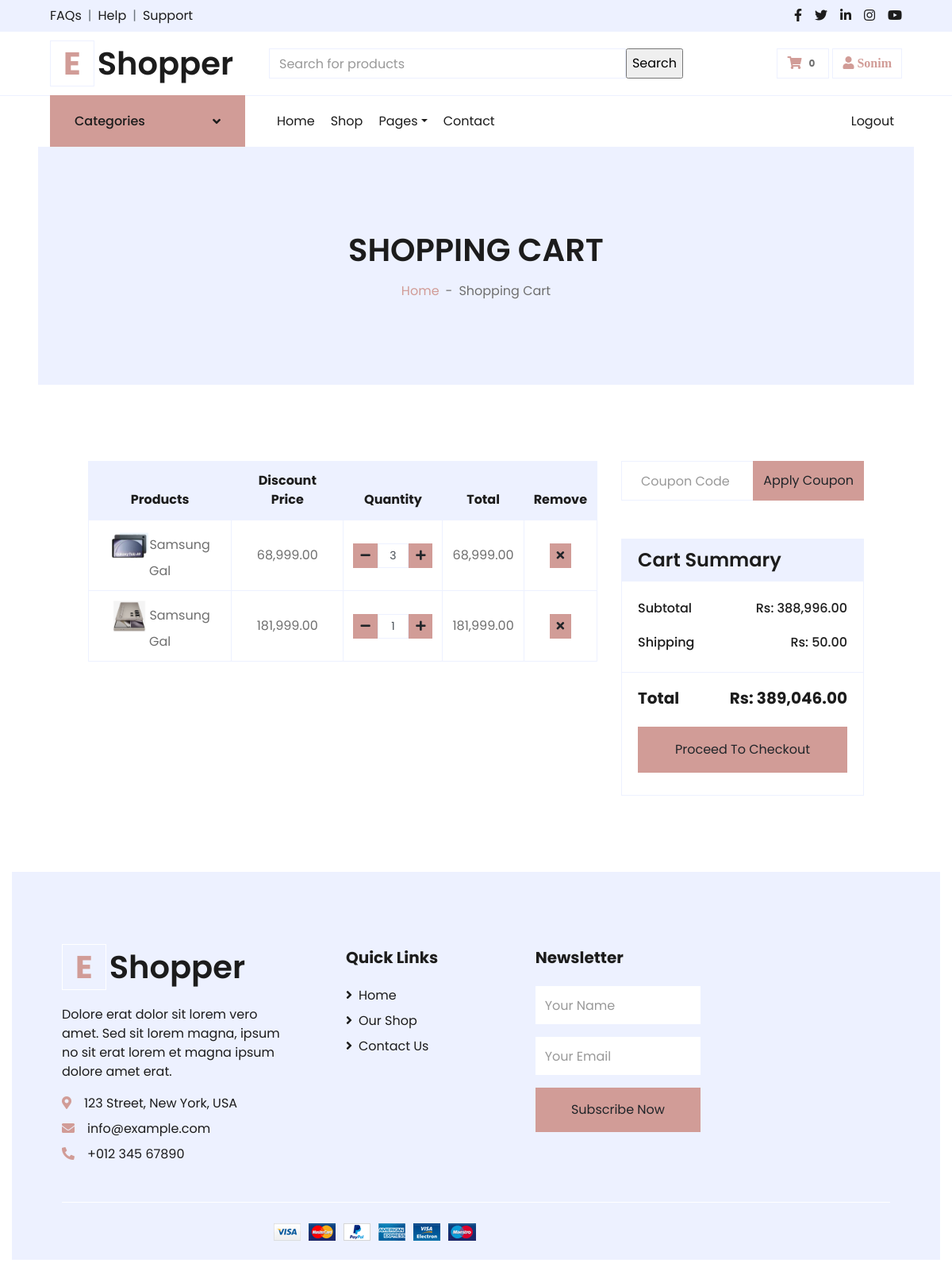
/shoppingCart/samsung-galaxy-s24-ultra (signed in), run on the app's committed database.
### home/models.py (models this page shows, shortened)
class Cart(models.Model):
    user = models.ForeignKey(User,on_delete=models.CASCADE,related_name='user_cart')
    product = models.ForeignKey(Product,on_delete=models.CASCADE,related_name='cart_product')
    quantity = models.PositiveIntegerField(default=1)

class Product(models.Model):
    product_name = models.CharField(max_length=100)
    selling_price = models.PositiveIntegerField(default=1)
    discount_price = models.PositiveIntegerField(default=1)
    product_description = models.TextField()
    product_image = models.ImageField(upload_to='products_imgs')
    brand = models.ForeignKey(Brand,on_delete=models.PROTECT)
    category = models.ForeignKey(Category,on_delete=models.PROTECT,related_name='product_category')
    product_slug = AutoSlugField(populate_from='product_name',unique=True,null=True,default=None)

### home/views.py (the view)
# urls.py: path('shoppingCart/',views.ShoppingCartView.as_view(),name='shoppingCart'),
class ShoppingCartView(View):
    subtotal = 0.00
    shipping_amount = 50
    Total_amount = 0.00
    products = Product.objects.all()
    def get(self,request,slug=None):
        user = request.user
        if slug is not None:
            product_add_to_cart = Product.objects.get(product_slug=slug)
            try:
                cart = Cart.objects.get(Q(product=product_add_to_cart) & Q(user=user))
                cart.quantity +=1
                cart.save()
            except:
                cart_product_obj = Cart.objects.create(user=user,product=product_add_to_cart)
                cart_product_obj.save()
        cart_products = [ p for p in Cart.objects.all() if p.user == user]
        if cart_products:
            for p in cart_products:
                temp_amount = (p.product.discount_price * p.quantity)
                self.subtotal += temp_amount
                self.Total_amount = self.subtotal + self.shipping_amount
        cart_product = Cart.objects.filter(user=user)
        data = {'categories': categories,'products':self.products,'cart_products':cart_product,
                    'subtotal':self.subtotal,'total_amount':self.Total_amount,'shipping_amount':self.shipping_amount}
        return render(request,'cart.html',data)

### template/cart.html (shortened to what this page needs)
{% extends 'nav.html' %}
{% block content %}
</div>
    <div class="container-fluid bg-secondary mb-5">
        <div class="d-flex flex-column align-items-center justify-content-center" style="min-height: 300px">
            <h1 class="font-weight-semi-bold text-uppercase mb-3">Shopping Cart</h1>
            <div class="d-inline-flex">
                <p class="m-0"><a href="">Home</a></p>
                <p class="m-0 px-2">-</p>
                <p class="m-0">Shopping Cart</p>
            </div>
        </div>
    </div>
    {% if cart_products %}
    <div class="container-fluid pt-5">
        <div class="row px-xl-5 product_data">
            <div class="col-lg-8 table-responsive mb-5">
                <table class="table table-bordered text-center mb-0">
                    <thead class="bg-secondary text-dark">
                        <tr>
                            <th>Products</th>
                            <th>Discount Price</th>
                            <th>Quantity</th>
                            <th>Total</th>
                            <th>Remove</th>
                        </tr>
                    </thead>
                    <tbody class="align-middle">
                        {% for cart_product in cart_products %}
                        <tr>
                            <td class="align-middle"><img src="{{cart_product.product.product_image.url}}" alt="" style="width: 50px;">{{cart_product.product.product_name | slice:":11"}}</td>
                            <td class="align-middle">{{cart_product.product.discount_price | floatformat:"2g"}}</td>
                            <td class="align-middle">
                                <div class="input-group quantity mx-auto product_data" style="width: 100px;">
                                    {% if cart_product.quantity <= 10 %}
                                    <div class="input-group-btn">
                                        <button class="btn btn-sm btn-primary btn-minus" pid="{{cart_product.product.id}}">
                                        <i class="fa fa-minus"></i>
                                        </button>
                                    </div>
                                    <input type="text" class="form-control form-control-sm bg -secondary text-center product_qty" id="quantity" value="{{cart_product.quantity}}">
                                    <div class="input-group-btn">
                                        <button class="btn btn-sm btn-primary btn-plus" pid="{{cart_product.product.id}}">
                                            <i class="fa fa-plus"></i>
                                        </button>
                                    </div>
                                </div>
                                {% else %}
                                <h6>Out Stock</h6>
                                {% endif %}
                            </td>
                            <td class="align-middle">{{cart_product.product.discount_price | floatformat:"2g"}}</td>
                            <td class="align-middle"><a href="{% url 'item-remove' id=cart_product.product.id %}"><button class="btn btn-sm btn-primary"><i class="fa fa-times"></i></button></a></td>
                        </tr>
                        {% endfor %}
                    </tbody>
                </table>
            </div>
            <div class="col-lg-4">
                <form class="mb-5" action="">
                    <div class="input-group">
                        <input type="text" class="form-control p-4" placeholder="Coupon Code">
                        <div class="input-group-append">
                            <button class="btn btn-primary">Apply Coupon</button>
                        </div>
                    </div>
                </form>
                <div class="card border-secondary mb-5">
                    <div class="card-header bg-secondary border-0">
                        <h4 class="font-weight-semi-bold m-0">Cart Summary</h4>
                    </div>
                    <div class="card-body">
                        <div class="d-flex justify-content-between mb-3 pt-1">
                            <h6 class="font-weight-medium">Subtotal</h6>
                            <h6 class="font-weight-medium" ><span id="subtotal">Rs: {{subtotal | floatformat:"2g"}}</span></h6>
                        </div>
                        <div class="d-flex justify-content-between">
                            <h6 class="font-weight-medium">Shipping</h6>
                            <h6 class="font-weight-medium">Rs: {{shipping_amount | floatformat:"2g"}}</h6>
                        </div>
                    </div>
                    <div class="card-footer border-secondary bg-transparent">
                        <div class="d-flex justify-content-between mt-2">
                            <h5 class="font-weight-bold">Total</h5>
                            <h5 class="font-weight-bold"><span id="total">Rs: {{total_amount | floatformat:"2g"}}</span></h5>
                        </div>
                        <button class="btn btn-block btn-primary my-3 py-3">Proceed To Checkout</button>
                    </div>
                </div>
            </div>
        </div>
    {% endif %}
</div>
{% endblock content %}

### template/nav.html (shortened to what this page needs)
<!DOCTYPE html>
<html lang="en">
<head>
    <link href="https://cdnjs.cloudflare.com/ajax/libs/font-awesome/5.10.0/css/all.min.css" rel="stylesheet">
    <link href="/static/lib/owlcarousel/assets/owl.carousel.min.css" rel="stylesheet">
    <link href="/static/css/style.css" rel="stylesheet">
</head>
<body>
    <div class="container-fluid">
        <div class="row bg-secondary py-2 px-xl-5">
            <div class="col-lg-6 d-none d-lg-block">
                <div class="d-inline-flex align-items-center">
                    <a class="text-dark" href="">FAQs</a>
                    <span class="text-muted px-2">|</span>
                    <a class="text-dark" href="">Help</a>
                    <span class="text-muted px-2">|</span>
                    <a class="text-dark" href="">Support</a>
                </div>
            </div>
            <div class="col-lg-6 text-center text-lg-right">
                <div class="d-inline-flex align-items-center">
                    <a class="text-dark px-2" href="">
                        <i class="fab fa-facebook-f"></i>
                    </a>
                    <a class="text-dark px-2" href="">
                        <i class="fab fa-twitter"></i>
                    </a>
                    <a class="text-dark px-2" href="">
                        <i class="fab fa-linkedin-in"></i>
                    </a>
                    <a class="text-dark px-2" href="">
                        <i class="fab fa-instagram"></i>
                    </a>
                    <a class="text-dark pl-2" href="">
                        <i class="fab fa-youtube"></i>
                    </a>
                </div>
            </div>
        </div>
        <div class="row align-items-center py-3 px-xl-5">
            <div class="col-lg-3 d-none d-lg-block">
                <a href="{% url 'home' %}" class="text-decoration-none">
                    <h1 class="m-0 display-5 font-weight-semi-bold"><span class="text-primary font-weight-bold border px-3 mr-1">E</span>Shopper</h1>
                </a>
            </div>
            <div class="col-lg-6 col-6 text-left">
                <form method="GET">
                    <div class="input-group">
                        <input type="text" class="form-control" name="product_name" placeholder="Search for products"/>
                        <input type="submit" value="Search"/>
                    </div>
                </form>
            </div>
            {% if request.user.is_authenticated %}
            <div class="col-lg-3 col-6 text-right">
                <a href="{% url 'shoppingCart' %}" class="btn border">
                    <i class="fas fa-shopping-cart text-primary"></i>
                    <span class="badge">{{cart_objs_num | length}}</span>
                </a>
                <a href="{% url 'profile' %}" class="btn border" color="red">
                    <i class="fa fa-user text-primary"> {{user.username | capfirst}}</i>
                </a>
            </div>
            {% endif %}
        </div>
    </div>
    <div class="container-fluid mb-5">
        <div class="row border-top px-xl-5">
            <div class="col-lg-3 d-none d-lg-block">
                <a class="btn shadow-none d-flex align-items-center justify-content-between bg-primary text-white w-100" data-toggle="collapse" href="#navbar-vertical" style="height: 65px; margin-top: -1px; padding: 0 30px;">
                    <h6 class="m-0">Categories</h6>
                    <i class="fa fa-angle-down text-dark"></i>
                </a>
            </div>
            <div class="col-lg-9">
                <nav class="navbar navbar-expand-lg bg-light navbar-light py-3 py-lg-0 px-0">
                    <div class="collapse navbar-collapse justify-content-between" id="navbarCollapse">
                        <div class="navbar-nav mr-auto py-0">
                            <a href="{% url 'home' %}" class="nav-item nav-link {% if request.path == '/' %} active {% endif %}">Home</a>
                            <a href="{% url 'shop' %}" class="nav-item nav-link{% if request.path == '/shop/' %} active {% endif %}">Shop</a>
                            {% if request.user.is_authenticated %}
                            <div class="nav-item dropdown">
                                <a href="#" class="nav-link dropdown-toggle" data-toggle="dropdown">Pages</a>
                            </div>
                            {% endif %}
                            <a href="{% url 'contact' %}" class="nav-item nav-link {% if request.path == '/contact/' %} active {% endif %}">Contact</a>
                        </div>
                        <div class="navbar-nav ml-auto py-0">
                            {% if user.is_authenticated %}
                            <a href="{% url 'logout' %}" class="nav-item nav-link">Logout</a>
                            {% else %}
                            <a href="{% url 'login' %}" class="nav-item nav-link">Login</a>
                            <a href="{% url 'customer-registration' %}" class="nav-item nav-link">Register</a>
                            {% endif %}
                        </div>
                    </div>
                </nav>
{% block content %}
{% endblock content %}
 </div>
 <div class="container-fluid bg-secondary text-dark mt-5 pt-5">
    <div class="row px-xl-5 pt-5">
        <div class="col-lg-4 col-md-12 mb-5 pr-3 pr-xl-5">
            <a href="" class="text-decoration-none">
                <h1 class="mb-4 display-5 font-weight-semi-bold"><span class="text-primary font-weight-bold border border-white px-3 mr-1">E</span>Shopper</h1>
            </a>
            <p>Dolore erat dolor sit lorem vero amet. Sed sit lorem magna, ipsum no sit erat lorem et magna ipsum dolore amet erat.</p>
            <p class="mb-2"><i class="fa fa-map-marker-alt text-primary mr-3"></i>123 Street, New York, USA</p>
            <p class="mb-2"><i class="fa fa-envelope text-primary mr-3"></i>info@example.com</p>
            <p class="mb-0"><i class="fa fa-phone-alt text-primary mr-3"></i>+012 345 67890</p>
        </div>
        <div class="col-lg-8 col-md-12">
            <div class="row">
                <div class="col-md-4 mb-5">
                    <h5 class="font-weight-bold text-dark mb-4">Quick Links</h5>
                    <div class="d-flex flex-column justify-content-start">
                        <a class="text-dark mb-2" href="{% url 'home' %}"><i class="fa fa-angle-right mr-2"></i>Home</a>
                        <a class="text-dark mb-2" href="{% url 'shop' %}"><i class="fa fa-angle-right mr-2"></i>Our Shop</a>
                        <a class="text-dark" href="{% url 'contact' %}"><i class="fa fa-angle-right mr-2"></i>Contact Us</a>
                    </div>
                </div>
                <div class="col-md-4 mb-5">
                    <h5 class="font-weight-bold text-dark mb-4">Newsletter</h5>
                    <form action="">
                        <div class="form-group">
                            <input type="text" class="form-control border-0 py-4" placeholder="Your Name" required="required" />
                        </div>
                        <div class="form-group">
                            <input type="email" class="form-control border-0 py-4" placeholder="Your Email"
                                required="required" />
                        </div>
                        <div>
                            <button class="btn btn-primary btn-block border-0 py-3" type="submit">Subscribe Now</button>
                        </div>
                    </form>
                </div>
            </div>
        </div>
    </div>
    <div class="row border-top border-light mx-xl-5 py-4">
        <div class="col-md-6 px-xl-0 text-center text-md-right">
            <img class="img-fluid" src="/static/img/payments.png" alt="">
        </div>
    </div>
</div>
</body>
</html>

### data on the page
Cart: product.product_image (picture), product.product_name "Samsung Gal", product.discount_price "68,999.00", quantity "3"

### other printed values
{{ cart_objs_num | length }} "0"
{{ user.username | capfirst }} "Sonim"
{{ subtotal | floatformat:"2g" }} "388,996.00"
{{ shipping_amount | floatformat:"2g" }} "50.00"
{{ total_amount | floatformat:"2g" }} "389,046.00"
